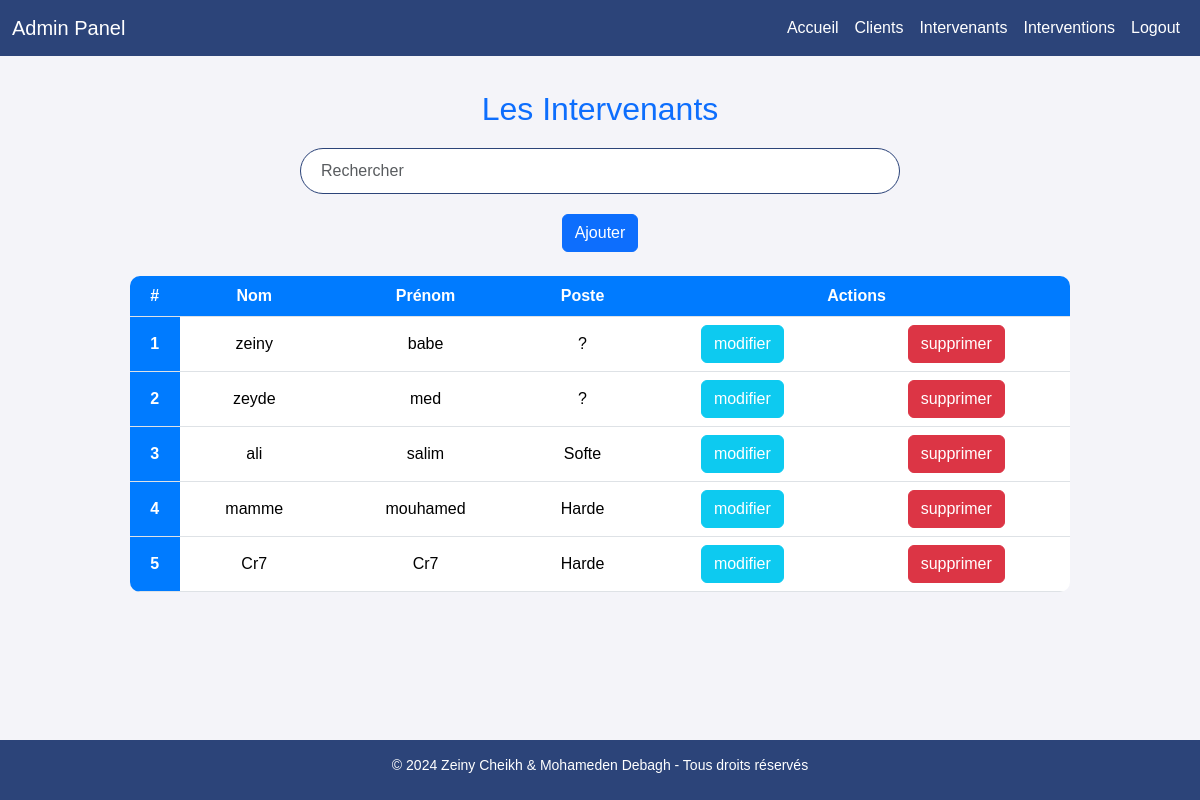
The app's page /Intervenant (signed in), older data.
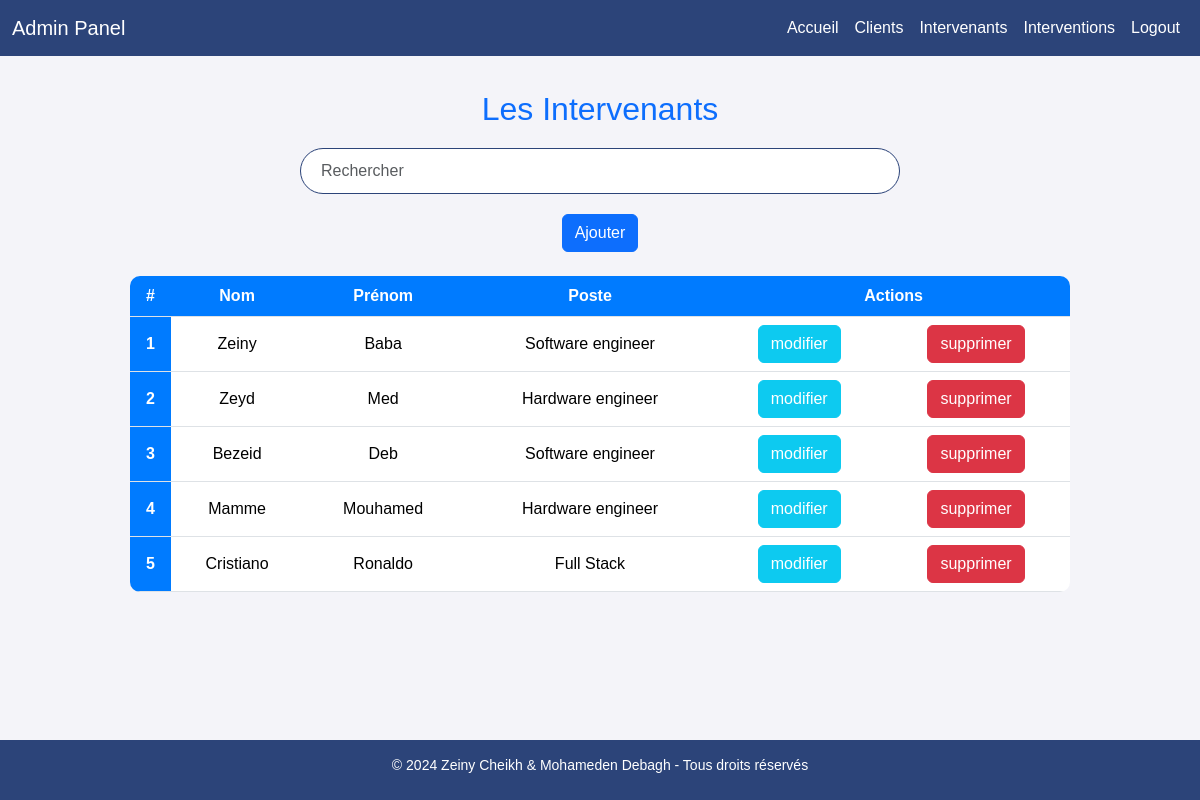
The same page, newer data.
### man.py (models this page shows, shortened)
class Intervenant(db.Model):
    id = db.Column(db.Integer, primary_key=True)
    nom = db.Column(db.String(50), nullable=False)
    prenom = db.Column(db.String(50), nullable=False)
    poste = db.Column(db.String(50), nullable=False)

### man.py (the view)
@app.route('/Intervenant')
def intervenant():
    if session :
        Intervenants = Intervenant.query.all()
        return render_template('Intervenant.html', Intervenants=Intervenants)
    else :
        return redirect(url_for('index'))

### templates/Intervenant.html (shortened to what this page needs)
<!DOCTYPE html>
<html lang="fr">
<head>
    <link rel="stylesheet" href="{{url_for('static', filename='css/style.css')}}">
</head>
</head>
<body>
    <div >
        <nav class="navbar navbar-expand-lg navbar-dark">
            <div class="container-fluid">
                <a class="navbar-brand" href="#">Admin Panel</a>
                <div class="collapse navbar-collapse" id="navbarSupportedContent">
                    <ul class="navbar-nav ms-auto mb-2 mb-lg-0">
                        <li class="nav-item">
                            <a class="nav-link active" href="{{ url_for('homme') }}">Accueil</a>
                        </li>
                        <li class="nav-item">
                            <a class="nav-link active" href="{{ url_for('clients') }}">Clients</a>
                        </li>
                        <li class="nav-item">
                            <a class="nav-link active" href="{{ url_for('intervenant') }}">Intervenants</a>
                        </li>
                        <li class="nav-item">
                            <a class="nav-link active" href="{{ url_for('intervention') }}">Interventions</a>
                        </li>
                        <li class="nav-item">
                            <a class="nav-link active" href="{{ url_for('logout') }}">Logout</a>
                        </li>
                    </ul>
                </div>
            </div>
        </nav>
    </div>
    <main class="content">
        <h2 class="text-center text-primary mt-4">Les Intervenants</h2>
        <div class="search-container">
            <input class="form-control" style="width: 50%; display: flex; margin-left: auto; margin-right: auto;" type="text" id="search-input" placeholder="Rechercher" onkeyup="searchTable()">
        </div>
        <div class="text-center m-1">
            <a class="btn btn-primary" href="{{ url_for('intervenant_form') }}">Ajouter</a>
        </div>
        <div class="container-fluid" style="margin-bottom: 20px;">
            <table id="myTable" class="table table-hover mt-4 text-center" style="width: 80%; margin: auto;">
                <thead>
                    <tr>
                        <th scope="col">#</th>
                        <th scope="col">Nom</th>
                        <th scope="col">Prénom</th>
                        <th scope="col">Poste</th>
                        <th scope="col"class="text-center" colspan="2">Actions</th>
                    </tr>
                </thead>
                <tbody>
                    {% for Intervenant in Intervenants %}
                    <tr>
                        <th scope="row">{{ Intervenant.id }}</th>
                        <td>{{ Intervenant.nom }}</td>
                        <td>{{ Intervenant.prenom }}</td>
                        <td>{{ Intervenant.poste }}</td>
                        <td>
                            <a class="btn btn-info" style="color: #fff;" href="{{ url_for('edit_intervenant', intervenant_id=Intervenant.id) }}">
                                modifier
                            </a>
                        </td>
                        <td>
                            <a class="btn btn-danger" href="{{ url_for('delete_intervenant', intervenant_id=Intervenant.id) }}"
                               onclick="return confirm('Êtes-vous sûr de vouloir supprimer cet intervenant ?')">
                               supprimer
                            </a>
                        </td>
                    </tr>
                    {% endfor %}
                </tbody>
            </table>
        </div>
    </main>
    <footer class="text-center">
        <p>&copy; 2024 Zeiny Cheikh & Mohameden Debagh - Tous droits réservés</p>
    </footer>
</body>
</html>

Row changes from the older to the newer data that the page shows:
changed Intervenant id 1: nom "zeiny" → "Zeiny"; prenom "babe" → "Baba"; poste "?" → "Software engineer"
changed Intervenant id 2: nom "zeyde" → "Zeyd"; prenom "med" → "Med"; poste "?" → "Hardware engineer"
changed Intervenant id 3: nom "ali" → "Bezeid"; prenom "salim" → "Deb"; poste "Softe" → "Software engineer"
changed Intervenant id 4: nom "mamme" → "Mamme"; prenom "mouhamed" → "Mouhamed"; poste "Harde" → "Hardware engineer"
changed Intervenant id 5: nom "Cr7" → "Cristiano"; prenom "Cr7" → "Ronaldo"; poste "Harde" → "Full Stack"
